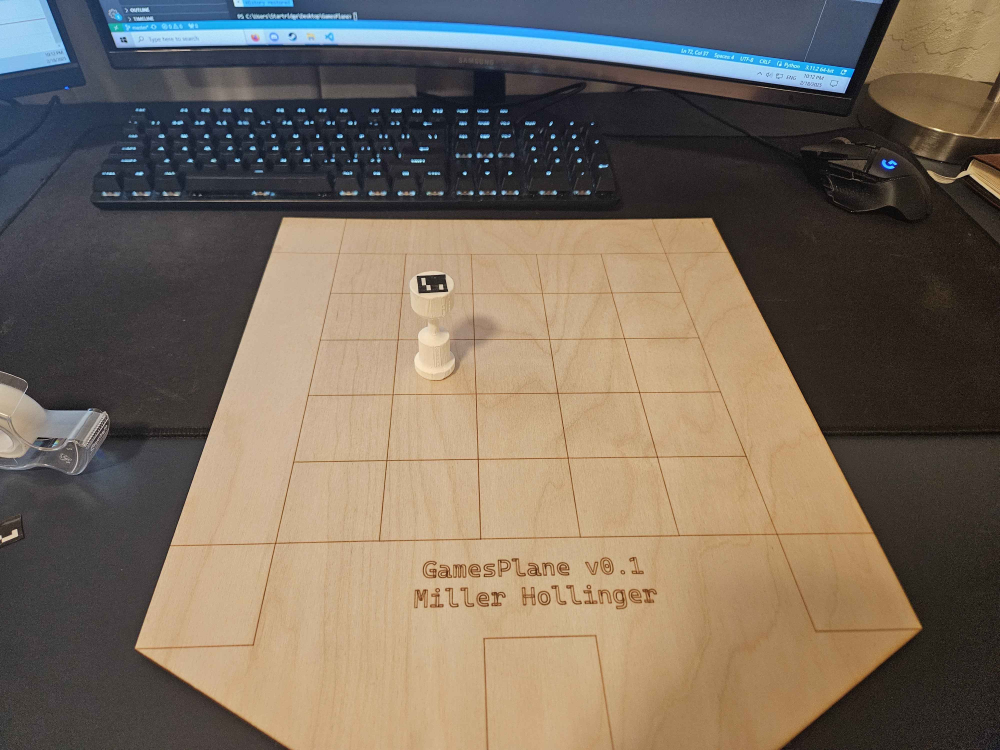
#> input picture Old/aruco-image-piece.jpg, 4000 x 3000 px (shown at 1/4 size)
$ python ArucoTest.py --image aruco-image-piece.jpg
#> lines starting #> are read from the running program, lines starting #| are printed output that depends on the picture
# Aruco tracking
# from https://pyimagesearch.com/2020/12/21/detecting-aruco-markers-with-opencv-and-python/

# import the necessary packages
import argparse
import imutils
import cv2
import sys

# construct the argument parser and parse the arguments
ap = argparse.ArgumentParser()
ap.add_argument("-i", "--image", required=True,
	help="path to input image containing ArUCo tag")
ap.add_argument("-t", "--type", type=str,
	default="DICT_ARUCO_ORIGINAL",
	help="type of ArUCo tag to detect")
args = vars(ap.parse_args())

# define names of each possible ArUco tag OpenCV supports
ARUCO_DICT = {
	"DICT_4X4_50": cv2.aruco.DICT_4X4_50,
	"DICT_4X4_100": cv2.aruco.DICT_4X4_100,
	"DICT_4X4_250": cv2.aruco.DICT_4X4_250,
	"DICT_4X4_1000": cv2.aruco.DICT_4X4_1000,
	"DICT_5X5_50": cv2.aruco.DICT_5X5_50,
	"DICT_5X5_100": cv2.aruco.DICT_5X5_100,
	"DICT_5X5_250": cv2.aruco.DICT_5X5_250,
	"DICT_5X5_1000": cv2.aruco.DICT_5X5_1000,
	"DICT_6X6_50": cv2.aruco.DICT_6X6_50,
	"DICT_6X6_100": cv2.aruco.DICT_6X6_100,
	"DICT_6X6_250": cv2.aruco.DICT_6X6_250,
	"DICT_6X6_1000": cv2.aruco.DICT_6X6_1000,
	"DICT_7X7_50": cv2.aruco.DICT_7X7_50,
	"DICT_7X7_100": cv2.aruco.DICT_7X7_100,
	"DICT_7X7_250": cv2.aruco.DICT_7X7_250,
	"DICT_7X7_1000": cv2.aruco.DICT_7X7_1000,
	"DICT_ARUCO_ORIGINAL": cv2.aruco.DICT_ARUCO_ORIGINAL,
	"DICT_APRILTAG_16h5": cv2.aruco.DICT_APRILTAG_16h5,
	"DICT_APRILTAG_25h9": cv2.aruco.DICT_APRILTAG_25h9,
	"DICT_APRILTAG_36h10": cv2.aruco.DICT_APRILTAG_36h10,
	"DICT_APRILTAG_36h11": cv2.aruco.DICT_APRILTAG_36h11
}

# load the input image from disk and resize it
print("[INFO] loading image...")
image = cv2.imread(args["image"])
#> image is the input picture: shape (3000, 4000, 3); mean B, G, R 93.7, 107.6, 120
image = imutils.resize(image, width=600)
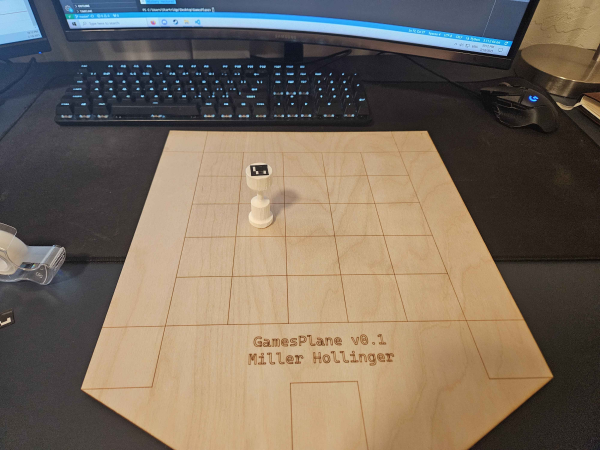
#> image: shape (450, 600, 3); mean B, G, R 93.7, 107.6, 120
# verify that the supplied ArUCo tag exists and is supported by
# OpenCV
if ARUCO_DICT.get(args["type"], None) is None:
	print("[INFO] ArUCo tag of '{}' is not supported".format(
		args["type"]))
	sys.exit(0)
# load the ArUCo dictionary, grab the ArUCo parameters, and detect
# the markers
print("[INFO] detecting '{}' tags...".format(args["type"]))
arucoDict = cv2.aruco.getPredefinedDictionary(ARUCO_DICT[args["type"]])
arucoParams = cv2.aruco.DetectorParameters()
(corners, ids, rejected) = cv2.aruco.detectMarkers(image, arucoDict,
	parameters=arucoParams)
#> corners = ([[250, 165], [267, 165], [268, 174], [251, 175]],); ids = [10]; rejected = 22 items
# verify *at least* one ArUco marker was detected
if len(corners) > 0:
	# flatten the ArUco IDs list
	ids = ids.flatten()
	# loop over the detected ArUCo corners
	for (markerCorner, markerID) in zip(corners, ids):
		# extract the marker corners (which are always returned in
		# top-left, top-right, bottom-right, and bottom-left order)
		corners = markerCorner.reshape((4, 2))
		(topLeft, topRight, bottomRight, bottomLeft) = corners
		# convert each of the (x, y)-coordinate pairs to integers
		topRight = (int(topRight[0]), int(topRight[1]))
		bottomRight = (int(bottomRight[0]), int(bottomRight[1]))
		bottomLeft = (int(bottomLeft[0]), int(bottomLeft[1]))
		topLeft = (int(topLeft[0]), int(topLeft[1]))

		# draw the bounding box of the ArUCo detection
		cv2.line(image, topLeft, topRight, (0, 255, 0), 2)
		cv2.line(image, topRight, bottomRight, (0, 255, 0), 2)
		cv2.line(image, bottomRight, bottomLeft, (0, 255, 0), 2)
		cv2.line(image, bottomLeft, topLeft, (0, 255, 0), 2)
		# compute and draw the center (x, y)-coordinates of the ArUco
		# marker
		cX = int((topLeft[0] + bottomRight[0]) / 2.0)
		cY = int((topLeft[1] + bottomRight[1]) / 2.0)
		cv2.circle(image, (cX, cY), 4, (0, 0, 255), -1)
		# draw the ArUco marker ID on the image
		cv2.putText(image, str(markerID),
			(topLeft[0], topLeft[1] - 15), cv2.FONT_HERSHEY_SIMPLEX,
			0.5, (0, 255, 0), 2)
		print("[INFO] ArUco marker ID: {}".format(markerID))
		# show the output image
		cv2.imshow("Image", image)
		cv2.waitKey(0)
#> this loop made 1 pass
#> (markerID, topLeft, topRight, bottomRight, bottomLeft, cX, cY) on pass 1: (10, (250, 165), (267, 165), (268, 174), (251, 175), 259, 169)
#| [INFO] ArUco marker ID: 10
#> pass 1, `cv2.imshow("Image", image)`:
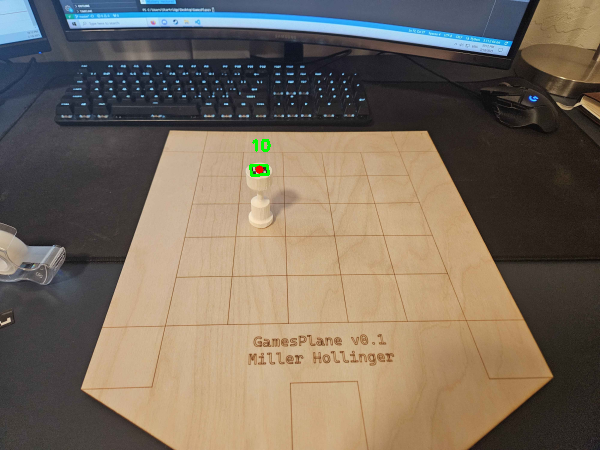
#> window 'Image': shape (450, 600, 3); mean B, G, R 93.6, 107.7, 119.9

$ run again, on Old/aruco-image_zoom.jpg
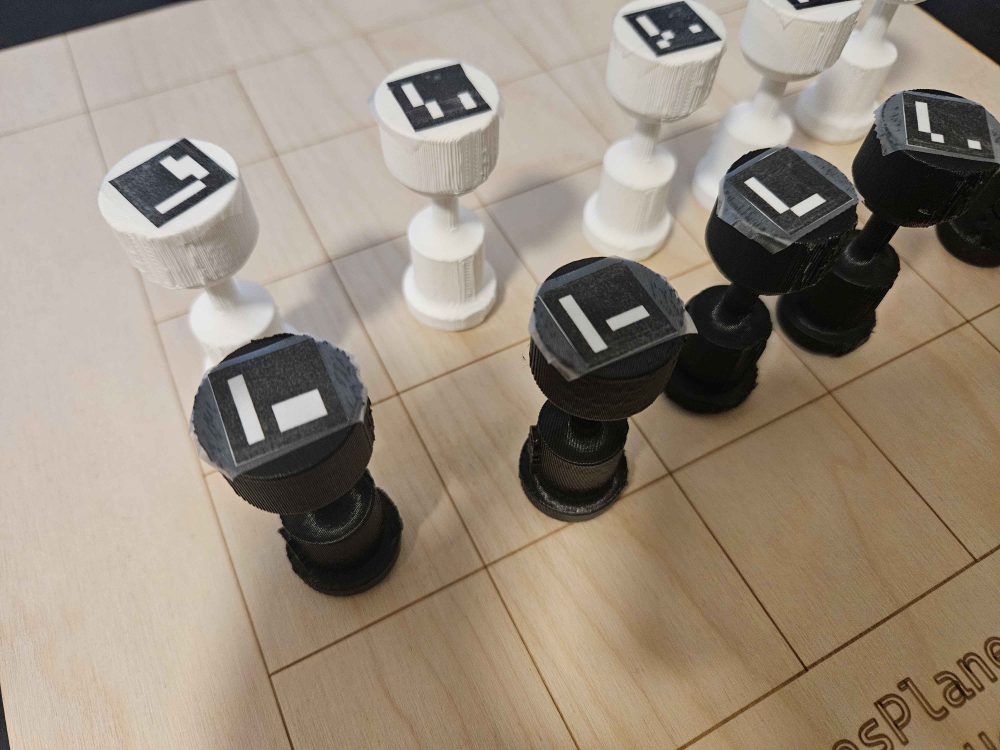
#> input picture Old/aruco-image_zoom.jpg, 4000 x 3000 px (shown at 1/4 size)
#> image is the input picture: shape (3000, 4000, 3); mean B, G, R 124.1, 139.2, 151.6
#> `image = imutils.resize(image, width=600)`:
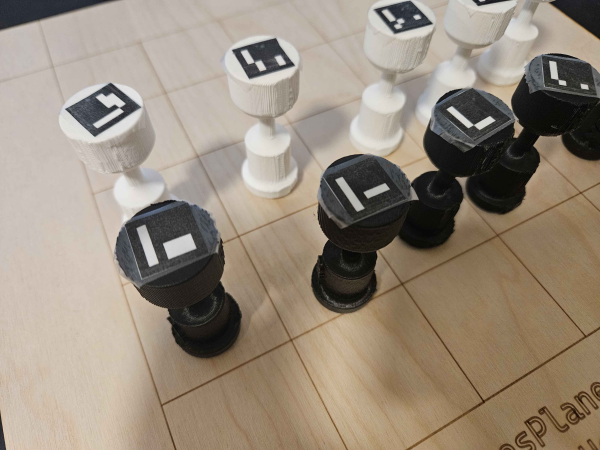
#> image: shape (450, 600, 3); mean B, G, R 124.1, 139.2, 151.6
#> `(corners, ids, rejected) = cv2.aruco.detectMarkers(image, arucoDict, p..`: corners = ([[94, 136], [65, 108], [111, 83], [140, 107]], [[232, 50], [275, 38], [294, 65], [249, 78]]); ids = [7, 10]; rejected = 17 items
#> the loop `for (markerCorner, markerID) in zip(corners, ids):` made 2 passes
#> (markerID, topLeft, topRight, bottomRight, bottomLeft, cX, cY) on passes 1 to 2: (7, (94, 136), (65, 108), (111, 83), (140, 107), 102, 109), (10, (232, 50), (275, 38), (294, 65), (249, 78), 263, 57)
#> (printed output is left out)
#> pass 2, `cv2.imshow("Image", image)`:
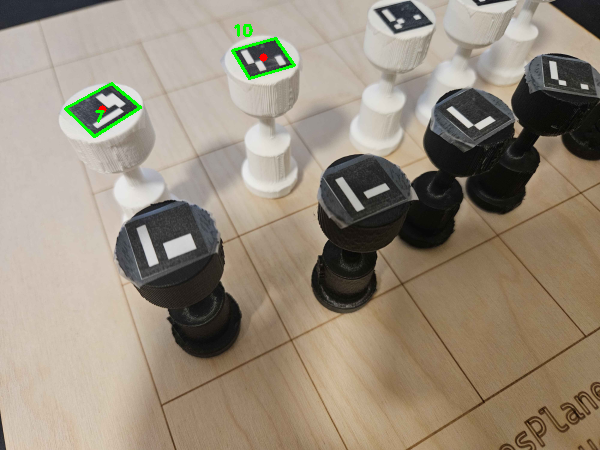
#> window 'Image': shape (450, 600, 3); mean B, G, R 123.5, 139.8, 151.1
